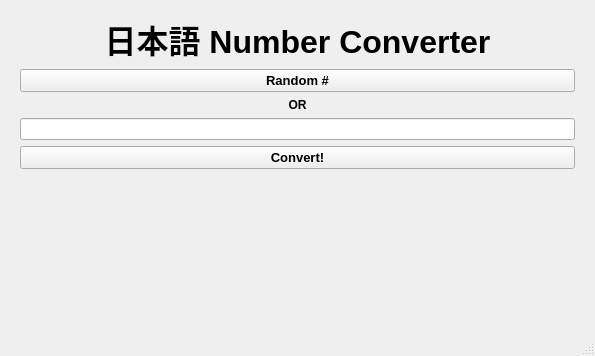
<?xml version="1.0" encoding="UTF-8"?>
<ui version="4.0">
 <class>MainWindow</class>
 <widget class="QMainWindow" name="MainWindow">
  <property name="geometry">
   <rect>
    <x>0</x>
    <y>0</y>
    <width>595</width>
    <height>356</height>
   </rect>
  </property>
  <property name="windowTitle">
   <string>MainWindow</string>
  </property>
  <widget class="QWidget" name="centralwidget">
   <layout class="QGridLayout" name="gridLayout">
    <property name="leftMargin">
     <number>20</number>
    </property>
    <property name="topMargin">
     <number>15</number>
    </property>
    <property name="rightMargin">
     <number>20</number>
    </property>
    <property name="bottomMargin">
     <number>15</number>
    </property>
    <item row="1" column="0">
     <layout class="QVBoxLayout" name="verticalLayout_2">
      <property name="spacing">
       <number>4</number>
      </property>
      <item>
       <widget class="QLabel" name="numDisplaylbl">
        <property name="minimumSize">
         <size>
          <width>150</width>
          <height>0</height>
         </size>
        </property>
        <property name="font">
         <font>
          <pointsize>12</pointsize>
          <bold>true</bold>
         </font>
        </property>
        <property name="text">
         <string/>
        </property>
        <property name="textFormat">
         <enum>Qt::PlainText</enum>
        </property>
        <property name="alignment">
         <set>Qt::AlignCenter</set>
        </property>
       </widget>
      </item>
      <item>
       <widget class="QLabel" name="lbl_hir">
        <property name="font">
         <font>
          <pointsize>14</pointsize>
         </font>
        </property>
        <property name="text">
         <string/>
        </property>
        <property name="alignment">
         <set>Qt::AlignCenter</set>
        </property>
       </widget>
      </item>
      <item>
       <widget class="QLabel" name="lbl_kj">
        <property name="font">
         <font>
          <pointsize>14</pointsize>
         </font>
        </property>
        <property name="text">
         <string/>
        </property>
        <property name="alignment">
         <set>Qt::AlignCenter</set>
        </property>
       </widget>
      </item>
     </layout>
    </item>
    <item row="0" column="0">
     <layout class="QVBoxLayout" name="verticalLayout">
      <item>
       <widget class="QLabel" name="lbl_title">
        <property name="font">
         <font>
          <pointsize>24</pointsize>
          <bold>true</bold>
         </font>
        </property>
        <property name="text">
         <string>日本語 Number Converter</string>
        </property>
        <property name="alignment">
         <set>Qt::AlignCenter</set>
        </property>
       </widget>
      </item>
      <item>
       <widget class="QPushButton" name="btn_random">
        <property name="font">
         <font>
          <pointsize>10</pointsize>
          <bold>true</bold>
         </font>
        </property>
        <property name="text">
         <string>Random #</string>
        </property>
        <property name="default">
         <bool>false</bool>
        </property>
        <property name="flat">
         <bool>false</bool>
        </property>
       </widget>
      </item>
      <item>
       <widget class="QLabel" name="lbl_or">
        <property name="font">
         <font>
          <bold>true</bold>
         </font>
        </property>
        <property name="text">
         <string>OR</string>
        </property>
        <property name="alignment">
         <set>Qt::AlignCenter</set>
        </property>
       </widget>
      </item>
      <item>
       <widget class="QLineEdit" name="userInput">
        <property name="alignment">
         <set>Qt::AlignCenter</set>
        </property>
       </widget>
      </item>
      <item>
       <widget class="QPushButton" name="btn_convert">
        <property name="font">
         <font>
          <pointsize>10</pointsize>
          <bold>true</bold>
         </font>
        </property>
        <property name="text">
         <string>Convert!</string>
        </property>
        <property name="default">
         <bool>false</bool>
        </property>
        <property name="flat">
         <bool>false</bool>
        </property>
       </widget>
      </item>
     </layout>
    </item>
   </layout>
  </widget>
  <widget class="QStatusBar" name="statusbar"/>
 </widget>
 <resources/>
 <connections>
  <connection>
   <sender>userInput</sender>
   <signal>textEdited(QString)</signal>
   <receiver>numDisplaylbl</receiver>
   <slot>setText(QString)</slot>
   <hints>
    <hint type="sourcelabel">
     <x>539</x>
     <y>143</y>
    </hint>
    <hint type="destinationlabel">
     <x>258</x>
     <y>203</y>
    </hint>
   </hints>
  </connection>
 </connections>
</ui>
